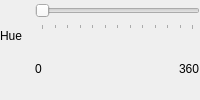
            <widget class="QWidget" name="wgtCustomLayerColor" native="true">
             <layout class="QHBoxLayout" name="horizontalLayout_4">
              <property name="spacing">
               <number>7</number>
              </property>
              <property name="leftMargin">
               <number>0</number>
              </property>
              <property name="topMargin">
               <number>0</number>
              </property>
              <property name="rightMargin">
               <number>0</number>
              </property>
              <property name="bottomMargin">
               <number>0</number>
              </property>
              <item>
               <layout class="QVBoxLayout" name="vblHue">
                <item>
                 <widget class="QLabel" name="lblHue">
                  <property name="text">
                   <string>Hue</string>
                  </property>
                 </widget>
                </item>
                <item>
                 <spacer name="verticalSpacer">
                  <property name="orientation">
                   <enum>Qt::Vertical</enum>
                  </property>
                  <property name="sizeType">
                   <enum>QSizePolicy::Fixed</enum>
                  </property>
                  <property name="sizeHint" stdset="0">
                   <size>
                    <width>28</width>
                    <height>28</height>
                   </size>
                  </property>
                 </spacer>
                </item>
               </layout>
              </item>
              <item>
               <layout class="QVBoxLayout" name="vblHueSlider">
                <property name="leftMargin">
                 <number>0</number>
                </property>
                <property name="topMargin">
                 <number>0</number>
                </property>
                <property name="bottomMargin">
                 <number>0</number>
                </property>
                <item>
                 <widget class="QSlider" name="hsCustomColor">
                  <property name="sizePolicy">
                   <sizepolicy hsizetype="Expanding" vsizetype="Fixed">
                    <horstretch>0</horstretch>
                    <verstretch>0</verstretch>
                   </sizepolicy>
                  </property>
                  <property name="minimumSize">
                   <size>
                    <width>0</width>
                    <height>30</height>
                   </size>
                  </property>
                  <property name="focusPolicy">
                   <enum>Qt::StrongFocus</enum>
                  </property>
                  <property name="maximum">
                   <number>360</number>
                  </property>
                  <property name="singleStep">
                   <number>1</number>
                  </property>
                  <property name="pageStep">
                   <number>10</number>
                  </property>
                  <property name="orientation">
                   <enum>Qt::Horizontal</enum>
                  </property>
                  <property name="tickPosition">
                   <enum>QSlider::TicksBelow</enum>
                  </property>
                  <property name="tickInterval">
                   <number>30</number>
                  </property>
                 </widget>
                </item>
                <item>
                 <layout class="QHBoxLayout" name="hblHueMinMax">
                  <item>
                   <widget class="QLabel" name="lblHueMin">
                    <property name="text">
                     <string>0</string>
                    </property>
                   </widget>
                  </item>
                  <item>
                   <spacer name="horizontalSpacer_2">
                    <property name="orientation">
                     <enum>Qt::Horizontal</enum>
                    </property>
                    <property name="sizeHint" stdset="0">
                     <size>
                      <width>58</width>
                      <height>20</height>
                     </size>
                    </property>
                   </spacer>
                  </item>
                  <item>
                   <widget class="QLabel" name="lblHueMax">
                    <property name="text">
                     <string>360</string>
                    </property>
                   </widget>
                  </item>
                 </layout>
                </item>
               </layout>
              </item>
             </layout>
            </widget>
